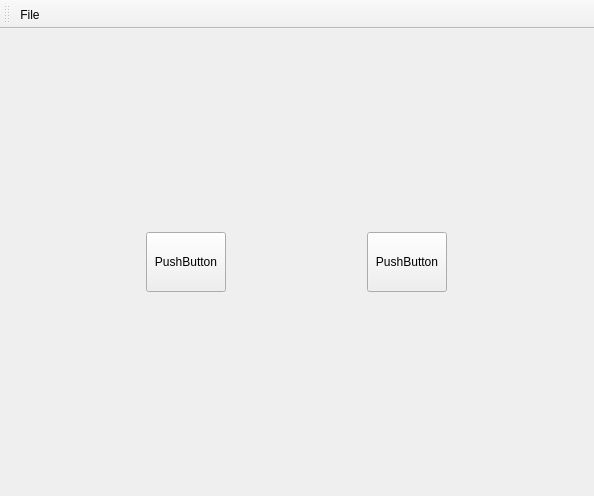
<?xml version="1.0" encoding="UTF-8"?>
<ui version="4.0">
 <class>MainWindow</class>
 <widget class="QMainWindow" name="MainWindow">
  <property name="geometry">
   <rect>
    <x>0</x>
    <y>0</y>
    <width>594</width>
    <height>496</height>
   </rect>
  </property>
  <property name="windowTitle">
   <string>MainWindow</string>
  </property>
  <widget class="QWidget" name="centralWidget">
   <layout class="QVBoxLayout" name="verticalLayout">
    <item>
     <layout class="QHBoxLayout" name="horizontalLayout">
      <item>
       <widget class="QPushButton" name="pushButton">
        <property name="minimumSize">
         <size>
          <width>80</width>
          <height>60</height>
         </size>
        </property>
        <property name="maximumSize">
         <size>
          <width>80</width>
          <height>60</height>
         </size>
        </property>
        <property name="text">
         <string>PushButton</string>
        </property>
       </widget>
      </item>
      <item>
       <widget class="QPushButton" name="pushButton_2">
        <property name="minimumSize">
         <size>
          <width>80</width>
          <height>60</height>
         </size>
        </property>
        <property name="maximumSize">
         <size>
          <width>80</width>
          <height>60</height>
         </size>
        </property>
        <property name="text">
         <string>PushButton</string>
        </property>
       </widget>
      </item>
     </layout>
    </item>
   </layout>
  </widget>
  <widget class="QMenuBar" name="menuBar">
   <property name="geometry">
    <rect>
     <x>0</x>
     <y>0</y>
     <width>594</width>
     <height>23</height>
    </rect>
   </property>
  </widget>
  <widget class="QToolBar" name="mainToolBar">
   <attribute name="toolBarArea">
    <enum>TopToolBarArea</enum>
   </attribute>
   <attribute name="toolBarBreak">
    <bool>false</bool>
   </attribute>
   <addaction name="actionFile"/>
  </widget>
  <action name="actionFile">
   <property name="icon">
    <iconset resource="DemoRes.qrc">
     <normaloff>:/Resource/F:/图片/文件.png</normaloff>:/Resource/F:/图片/文件.png</iconset>
   </property>
   <property name="text">
    <string>File</string>
   </property>
   <property name="toolTip">
    <string>文件</string>
   </property>
  </action>
 </widget>
 <layoutdefault spacing="6" margin="11"/>
 <resources>
  <include location="DemoRes.qrc"/>
 </resources>
 <connections/>
</ui>
